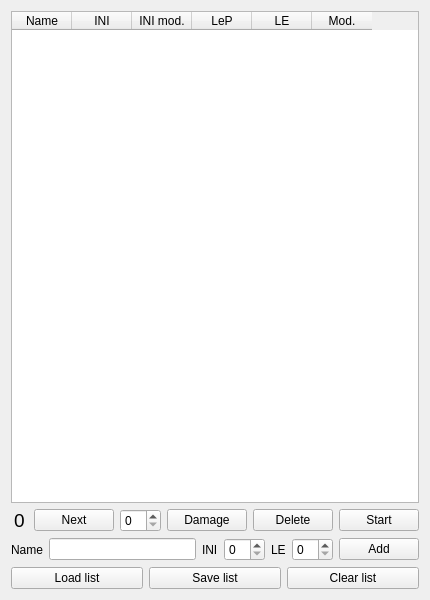
<?xml version="1.0" encoding="UTF-8"?>
<ui version="4.0">
 <class>TurnOrderWidget</class>
 <widget class="QWidget" name="TurnOrderWidget">
  <property name="geometry">
   <rect>
    <x>0</x>
    <y>0</y>
    <width>430</width>
    <height>600</height>
   </rect>
  </property>
  <property name="windowTitle">
   <string>TurnOrderWidget</string>
  </property>
  <layout class="QVBoxLayout" name="verticalLayout">
   <item>
    <widget class="QTableWidget" name="tableTurnOrder">
     <property name="minimumSize">
      <size>
       <width>380</width>
       <height>400</height>
      </size>
     </property>
     <property name="selectionMode">
      <enum>QAbstractItemView::SingleSelection</enum>
     </property>
     <property name="sortingEnabled">
      <bool>true</bool>
     </property>
     <property name="wordWrap">
      <bool>false</bool>
     </property>
     <attribute name="horizontalHeaderDefaultSectionSize">
      <number>60</number>
     </attribute>
     <attribute name="horizontalHeaderShowSortIndicator" stdset="0">
      <bool>false</bool>
     </attribute>
     <attribute name="verticalHeaderVisible">
      <bool>false</bool>
     </attribute>
     <column>
      <property name="text">
       <string>Name</string>
      </property>
     </column>
     <column>
      <property name="text">
       <string>INI</string>
      </property>
      <property name="textAlignment">
       <set>AlignCenter</set>
      </property>
     </column>
     <column>
      <property name="text">
       <string>INI mod.</string>
      </property>
      <property name="textAlignment">
       <set>AlignCenter</set>
      </property>
     </column>
     <column>
      <property name="text">
       <string>LeP</string>
      </property>
      <property name="textAlignment">
       <set>AlignCenter</set>
      </property>
     </column>
     <column>
      <property name="text">
       <string>LE</string>
      </property>
      <property name="textAlignment">
       <set>AlignCenter</set>
      </property>
     </column>
     <column>
      <property name="text">
       <string>Mod.</string>
      </property>
      <property name="textAlignment">
       <set>AlignCenter</set>
      </property>
     </column>
    </widget>
   </item>
   <item>
    <layout class="QHBoxLayout" name="horizontalLayoutActions">
     <item>
      <widget class="QLabel" name="labelCurrentIni">
       <property name="font">
        <font>
         <pointsize>14</pointsize>
        </font>
       </property>
       <property name="text">
        <string>0</string>
       </property>
       <property name="alignment">
        <set>Qt::AlignCenter</set>
       </property>
      </widget>
     </item>
     <item>
      <widget class="QPushButton" name="buttonNext">
       <property name="text">
        <string>Next</string>
       </property>
      </widget>
     </item>
     <item>
      <widget class="QSpinBox" name="spinBoxDamage"/>
     </item>
     <item>
      <widget class="QPushButton" name="buttonDamage">
       <property name="text">
        <string>Damage</string>
       </property>
      </widget>
     </item>
     <item>
      <widget class="QPushButton" name="buttonDelete">
       <property name="text">
        <string>Delete</string>
       </property>
      </widget>
     </item>
     <item>
      <widget class="QPushButton" name="buttonStart">
       <property name="text">
        <string>Start</string>
       </property>
      </widget>
     </item>
    </layout>
   </item>
   <item>
    <layout class="QHBoxLayout" name="horizontalLayoutAdd">
     <item>
      <widget class="QLabel" name="labelName">
       <property name="text">
        <string>Name</string>
       </property>
      </widget>
     </item>
     <item>
      <widget class="QLineEdit" name="editName"/>
     </item>
     <item>
      <widget class="QLabel" name="labelIni">
       <property name="text">
        <string>INI</string>
       </property>
      </widget>
     </item>
     <item>
      <widget class="QSpinBox" name="spinBoxIni"/>
     </item>
     <item>
      <widget class="QLabel" name="labelLe">
       <property name="text">
        <string>LE</string>
       </property>
      </widget>
     </item>
     <item>
      <widget class="QSpinBox" name="spinBoxLe"/>
     </item>
     <item>
      <widget class="QPushButton" name="buttonAdd">
       <property name="text">
        <string>Add</string>
       </property>
      </widget>
     </item>
    </layout>
   </item>
   <item>
    <layout class="QHBoxLayout" name="horizontalLayout">
     <item>
      <widget class="QPushButton" name="buttonLoad">
       <property name="text">
        <string>Load list</string>
       </property>
      </widget>
     </item>
     <item>
      <widget class="QPushButton" name="buttonSave">
       <property name="text">
        <string>Save list</string>
       </property>
      </widget>
     </item>
     <item>
      <widget class="QPushButton" name="buttonClear">
       <property name="text">
        <string>Clear list</string>
       </property>
      </widget>
     </item>
    </layout>
   </item>
  </layout>
 </widget>
 <resources/>
 <connections/>
</ui>
